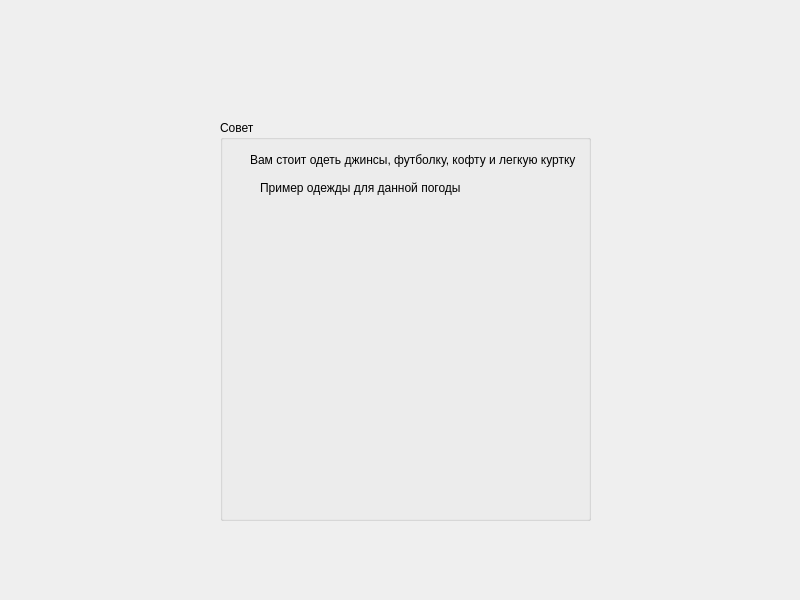
<?xml version="1.0" encoding="UTF-8"?>
<ui version="4.0">
 <class>weather3</class>
 <widget class="QDialog" name="weather3">
  <property name="geometry">
   <rect>
    <x>0</x>
    <y>0</y>
    <width>800</width>
    <height>600</height>
   </rect>
  </property>
  <property name="windowTitle">
   <string>Dialog</string>
  </property>
  <widget class="QLabel" name="label">
   <property name="geometry">
    <rect>
     <x>0</x>
     <y>0</y>
     <width>800</width>
     <height>600</height>
    </rect>
   </property>
   <property name="text">
    <string/>
   </property>
   <property name="pixmap">
    <pixmap>../1645833842_6-vsegda-pomnim-com-p-letnie-oblaka-foto-8.jpg</pixmap>
   </property>
  </widget>
  <widget class="QGroupBox" name="groupBox">
   <property name="geometry">
    <rect>
     <x>220</x>
     <y>120</y>
     <width>371</width>
     <height>401</height>
    </rect>
   </property>
   <property name="title">
    <string>Совет</string>
   </property>
   <widget class="QLabel" name="label_4">
    <property name="geometry">
     <rect>
      <x>30</x>
      <y>20</y>
      <width>331</width>
      <height>40</height>
     </rect>
    </property>
    <property name="text">
     <string>Вам стоит одеть джинсы, футболку, кофту и легкую куртку</string>
    </property>
   </widget>
   <widget class="QLabel" name="label_5">
    <property name="geometry">
     <rect>
      <x>30</x>
      <y>80</y>
      <width>301</width>
      <height>291</height>
     </rect>
    </property>
    <property name="text">
     <string/>
    </property>
    <property name="pixmap">
     <pixmap>../куртка-харрингтон-джинсовая-куртка-худи-large-100154.jpg</pixmap>
    </property>
   </widget>
   <widget class="QLabel" name="label_6">
    <property name="geometry">
     <rect>
      <x>40</x>
      <y>60</y>
      <width>201</width>
      <height>16</height>
     </rect>
    </property>
    <property name="text">
     <string>Пример одежды для данной погоды:</string>
    </property>
   </widget>
   <widget class="QLabel" name="label_3">
    <property name="geometry">
     <rect>
      <x>0</x>
      <y>20</y>
      <width>371</width>
      <height>381</height>
     </rect>
    </property>
    <property name="text">
     <string/>
    </property>
    <property name="pixmap">
     <pixmap>../white.jpg</pixmap>
    </property>
   </widget>
   <zorder>label_3</zorder>
   <zorder>label_4</zorder>
   <zorder>label_6</zorder>
   <zorder>label_5</zorder>
  </widget>
 </widget>
 <resources/>
 <connections/>
</ui>
